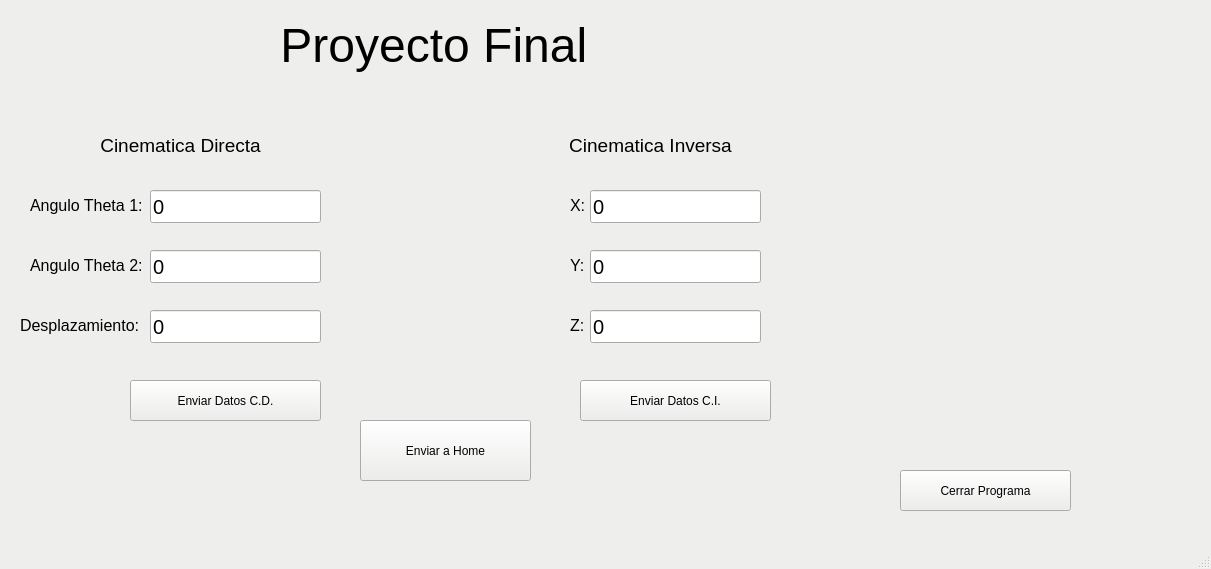
<?xml version="1.0" encoding="UTF-8"?>
<ui version="4.0">
 <class>MainWindow</class>
 <widget class="QMainWindow" name="MainWindow">
  <property name="geometry">
   <rect>
    <x>0</x>
    <y>0</y>
    <width>1211</width>
    <height>569</height>
   </rect>
  </property>
  <property name="minimumSize">
   <size>
    <width>881</width>
    <height>569</height>
   </size>
  </property>
  <property name="maximumSize">
   <size>
    <width>2000</width>
    <height>2000</height>
   </size>
  </property>
  <property name="palette">
   <palette>
    <active>
     <colorrole role="WindowText">
      <brush brushstyle="SolidPattern">
       <color alpha="255">
        <red>0</red>
        <green>0</green>
        <blue>0</blue>
       </color>
      </brush>
     </colorrole>
     <colorrole role="Button">
      <brush brushstyle="SolidPattern">
       <color alpha="255">
        <red>238</red>
        <green>238</green>
        <blue>236</blue>
       </color>
      </brush>
     </colorrole>
     <colorrole role="Light">
      <brush brushstyle="SolidPattern">
       <color alpha="255">
        <red>255</red>
        <green>255</green>
        <blue>255</blue>
       </color>
      </brush>
     </colorrole>
     <colorrole role="Midlight">
      <brush brushstyle="SolidPattern">
       <color alpha="255">
        <red>246</red>
        <green>246</green>
        <blue>245</blue>
       </color>
      </brush>
     </colorrole>
     <colorrole role="Dark">
      <brush brushstyle="SolidPattern">
       <color alpha="255">
        <red>119</red>
        <green>119</green>
        <blue>118</blue>
       </color>
      </brush>
     </colorrole>
     <colorrole role="Mid">
      <brush brushstyle="SolidPattern">
       <color alpha="255">
        <red>159</red>
        <green>159</green>
        <blue>157</blue>
       </color>
      </brush>
     </colorrole>
     <colorrole role="Text">
      <brush brushstyle="SolidPattern">
       <color alpha="255">
        <red>0</red>
        <green>0</green>
        <blue>0</blue>
       </color>
      </brush>
     </colorrole>
     <colorrole role="BrightText">
      <brush brushstyle="SolidPattern">
       <color alpha="255">
        <red>255</red>
        <green>255</green>
        <blue>255</blue>
       </color>
      </brush>
     </colorrole>
     <colorrole role="ButtonText">
      <brush brushstyle="SolidPattern">
       <color alpha="255">
        <red>0</red>
        <green>0</green>
        <blue>0</blue>
       </color>
      </brush>
     </colorrole>
     <colorrole role="Base">
      <brush brushstyle="SolidPattern">
       <color alpha="255">
        <red>255</red>
        <green>255</green>
        <blue>255</blue>
       </color>
      </brush>
     </colorrole>
     <colorrole role="Window">
      <brush brushstyle="SolidPattern">
       <color alpha="255">
        <red>238</red>
        <green>238</green>
        <blue>236</blue>
       </color>
      </brush>
     </colorrole>
     <colorrole role="Shadow">
      <brush brushstyle="SolidPattern">
       <color alpha="255">
        <red>0</red>
        <green>0</green>
        <blue>0</blue>
       </color>
      </brush>
     </colorrole>
     <colorrole role="AlternateBase">
      <brush brushstyle="SolidPattern">
       <color alpha="255">
        <red>246</red>
        <green>246</green>
        <blue>245</blue>
       </color>
      </brush>
     </colorrole>
     <colorrole role="ToolTipBase">
      <brush brushstyle="SolidPattern">
       <color alpha="255">
        <red>255</red>
        <green>255</green>
        <blue>220</blue>
       </color>
      </brush>
     </colorrole>
     <colorrole role="ToolTipText">
      <brush brushstyle="SolidPattern">
       <color alpha="255">
        <red>0</red>
        <green>0</green>
        <blue>0</blue>
       </color>
      </brush>
     </colorrole>
    </active>
    <inactive>
     <colorrole role="WindowText">
      <brush brushstyle="SolidPattern">
       <color alpha="255">
        <red>0</red>
        <green>0</green>
        <blue>0</blue>
       </color>
      </brush>
     </colorrole>
     <colorrole role="Button">
      <brush brushstyle="SolidPattern">
       <color alpha="255">
        <red>238</red>
        <green>238</green>
        <blue>236</blue>
       </color>
      </brush>
     </colorrole>
     <colorrole role="Light">
      <brush brushstyle="SolidPattern">
       <color alpha="255">
        <red>255</red>
        <green>255</green>
        <blue>255</blue>
       </color>
      </brush>
     </colorrole>
     <colorrole role="Midlight">
      <brush brushstyle="SolidPattern">
       <color alpha="255">
        <red>246</red>
        <green>246</green>
        <blue>245</blue>
       </color>
      </brush>
     </colorrole>
     <colorrole role="Dark">
      <brush brushstyle="SolidPattern">
       <color alpha="255">
        <red>119</red>
        <green>119</green>
        <blue>118</blue>
       </color>
      </brush>
     </colorrole>
     <colorrole role="Mid">
      <brush brushstyle="SolidPattern">
       <color alpha="255">
        <red>159</red>
        <green>159</green>
        <blue>157</blue>
       </color>
      </brush>
     </colorrole>
     <colorrole role="Text">
      <brush brushstyle="SolidPattern">
       <color alpha="255">
        <red>0</red>
        <green>0</green>
        <blue>0</blue>
       </color>
      </brush>
     </colorrole>
     <colorrole role="BrightText">
      <brush brushstyle="SolidPattern">
       <color alpha="255">
        <red>255</red>
        <green>255</green>
        <blue>255</blue>
       </color>
      </brush>
     </colorrole>
     <colorrole role="ButtonText">
      <brush brushstyle="SolidPattern">
       <color alpha="255">
        <red>0</red>
        <green>0</green>
        <blue>0</blue>
       </color>
      </brush>
     </colorrole>
     <colorrole role="Base">
      <brush brushstyle="SolidPattern">
       <color alpha="255">
        <red>255</red>
        <green>255</green>
        <blue>255</blue>
       </color>
      </brush>
     </colorrole>
     <colorrole role="Window">
      <brush brushstyle="SolidPattern">
       <color alpha="255">
        <red>238</red>
        <green>238</green>
        <blue>236</blue>
       </color>
      </brush>
     </colorrole>
     <colorrole role="Shadow">
      <brush brushstyle="SolidPattern">
       <color alpha="255">
        <red>0</red>
        <green>0</green>
        <blue>0</blue>
       </color>
      </brush>
     </colorrole>
     <colorrole role="AlternateBase">
      <brush brushstyle="SolidPattern">
       <color alpha="255">
        <red>246</red>
        <green>246</green>
        <blue>245</blue>
       </color>
      </brush>
     </colorrole>
     <colorrole role="ToolTipBase">
      <brush brushstyle="SolidPattern">
       <color alpha="255">
        <red>255</red>
        <green>255</green>
        <blue>220</blue>
       </color>
      </brush>
     </colorrole>
     <colorrole role="ToolTipText">
      <brush brushstyle="SolidPattern">
       <color alpha="255">
        <red>0</red>
        <green>0</green>
        <blue>0</blue>
       </color>
      </brush>
     </colorrole>
    </inactive>
    <disabled>
     <colorrole role="WindowText">
      <brush brushstyle="SolidPattern">
       <color alpha="255">
        <red>119</red>
        <green>119</green>
        <blue>118</blue>
       </color>
      </brush>
     </colorrole>
     <colorrole role="Button">
      <brush brushstyle="SolidPattern">
       <color alpha="255">
        <red>238</red>
        <green>238</green>
        <blue>236</blue>
       </color>
      </brush>
     </colorrole>
     <colorrole role="Light">
      <brush brushstyle="SolidPattern">
       <color alpha="255">
        <red>255</red>
        <green>255</green>
        <blue>255</blue>
       </color>
      </brush>
     </colorrole>
     <colorrole role="Midlight">
      <brush brushstyle="SolidPattern">
       <color alpha="255">
        <red>246</red>
        <green>246</green>
        <blue>245</blue>
       </color>
      </brush>
     </colorrole>
     <colorrole role="Dark">
      <brush brushstyle="SolidPattern">
       <color alpha="255">
        <red>119</red>
        <green>119</green>
        <blue>118</blue>
       </color>
      </brush>
     </colorrole>
     <colorrole role="Mid">
      <brush brushstyle="SolidPattern">
       <color alpha="255">
        <red>159</red>
        <green>159</green>
        <blue>157</blue>
       </color>
      </brush>
     </colorrole>
     <colorrole role="Text">
      <brush brushstyle="SolidPattern">
       <color alpha="255">
        <red>119</red>
        <green>119</green>
        <blue>118</blue>
       </color>
      </brush>
     </colorrole>
     <colorrole role="BrightText">
      <brush brushstyle="SolidPattern">
       <color alpha="255">
        <red>255</red>
        <green>255</green>
        <blue>255</blue>
       </color>
      </brush>
     </colorrole>
     <colorrole role="ButtonText">
      <brush brushstyle="SolidPattern">
       <color alpha="255">
        <red>119</red>
        <green>119</green>
        <blue>118</blue>
       </color>
      </brush>
     </colorrole>
     <colorrole role="Base">
      <brush brushstyle="SolidPattern">
       <color alpha="255">
        <red>238</red>
        <green>238</green>
        <blue>236</blue>
       </color>
      </brush>
     </colorrole>
     <colorrole role="Window">
      <brush brushstyle="SolidPattern">
       <color alpha="255">
        <red>238</red>
        <green>238</green>
        <blue>236</blue>
       </color>
      </brush>
     </colorrole>
     <colorrole role="Shadow">
      <brush brushstyle="SolidPattern">
       <color alpha="255">
        <red>0</red>
        <green>0</green>
        <blue>0</blue>
       </color>
      </brush>
     </colorrole>
     <colorrole role="AlternateBase">
      <brush brushstyle="SolidPattern">
       <color alpha="255">
        <red>238</red>
        <green>238</green>
        <blue>236</blue>
       </color>
      </brush>
     </colorrole>
     <colorrole role="ToolTipBase">
      <brush brushstyle="SolidPattern">
       <color alpha="255">
        <red>255</red>
        <green>255</green>
        <blue>220</blue>
       </color>
      </brush>
     </colorrole>
     <colorrole role="ToolTipText">
      <brush brushstyle="SolidPattern">
       <color alpha="255">
        <red>0</red>
        <green>0</green>
        <blue>0</blue>
       </color>
      </brush>
     </colorrole>
    </disabled>
   </palette>
  </property>
  <property name="windowTitle">
   <string>Robotica </string>
  </property>
  <property name="windowIcon">
   <iconset>
    <normaloff>imagen.png</normaloff>imagen.png</iconset>
  </property>
  <widget class="QWidget" name="centralwidget">
   <widget class="QLabel" name="label">
    <property name="geometry">
     <rect>
      <x>270</x>
      <y>10</y>
      <width>341</width>
      <height>71</height>
     </rect>
    </property>
    <property name="text">
     <string>&lt;html&gt;&lt;head/&gt;&lt;body&gt;&lt;p align=&quot;center&quot;&gt;&lt;span style=&quot; font-size:36pt;&quot;&gt;Proyecto Final &lt;/span&gt;&lt;/p&gt;&lt;/body&gt;&lt;/html&gt;</string>
    </property>
   </widget>
   <widget class="QLabel" name="label_2">
    <property name="geometry">
     <rect>
      <x>90</x>
      <y>130</y>
      <width>181</width>
      <height>31</height>
     </rect>
    </property>
    <property name="text">
     <string>&lt;html&gt;&lt;head/&gt;&lt;body&gt;&lt;p align=&quot;center&quot;&gt;&lt;span style=&quot; font-size:14pt;&quot;&gt;Cinematica Directa&lt;/span&gt;&lt;/p&gt;&lt;/body&gt;&lt;/html&gt;</string>
    </property>
   </widget>
   <widget class="QLabel" name="label_3">
    <property name="geometry">
     <rect>
      <x>560</x>
      <y>130</y>
      <width>181</width>
      <height>31</height>
     </rect>
    </property>
    <property name="text">
     <string>&lt;html&gt;&lt;head/&gt;&lt;body&gt;&lt;p align=&quot;center&quot;&gt;&lt;span style=&quot; font-size:14pt;&quot;&gt;Cinematica Inversa&lt;/span&gt;&lt;/p&gt;&lt;/body&gt;&lt;/html&gt;</string>
    </property>
   </widget>
   <widget class="QLabel" name="label_4">
    <property name="geometry">
     <rect>
      <x>30</x>
      <y>190</y>
      <width>121</width>
      <height>31</height>
     </rect>
    </property>
    <property name="text">
     <string>&lt;html&gt;&lt;head/&gt;&lt;body&gt;&lt;p&gt;&lt;span style=&quot; font-size:12pt;&quot;&gt;Angulo Theta 1:&lt;/span&gt;&lt;/p&gt;&lt;/body&gt;&lt;/html&gt;</string>
    </property>
   </widget>
   <widget class="QLineEdit" name="T1">
    <property name="geometry">
     <rect>
      <x>150</x>
      <y>190</y>
      <width>171</width>
      <height>33</height>
     </rect>
    </property>
    <property name="font">
     <font>
      <pointsize>15</pointsize>
     </font>
    </property>
    <property name="text">
     <string>0</string>
    </property>
   </widget>
   <widget class="QLabel" name="label_5">
    <property name="geometry">
     <rect>
      <x>30</x>
      <y>250</y>
      <width>121</width>
      <height>31</height>
     </rect>
    </property>
    <property name="text">
     <string>&lt;html&gt;&lt;head/&gt;&lt;body&gt;&lt;p&gt;&lt;span style=&quot; font-size:12pt;&quot;&gt;Angulo Theta 2:&lt;/span&gt;&lt;/p&gt;&lt;/body&gt;&lt;/html&gt;</string>
    </property>
   </widget>
   <widget class="QLineEdit" name="T2">
    <property name="geometry">
     <rect>
      <x>150</x>
      <y>250</y>
      <width>171</width>
      <height>33</height>
     </rect>
    </property>
    <property name="font">
     <font>
      <pointsize>15</pointsize>
     </font>
    </property>
    <property name="text">
     <string>0</string>
    </property>
   </widget>
   <widget class="QLabel" name="label_6">
    <property name="geometry">
     <rect>
      <x>20</x>
      <y>310</y>
      <width>131</width>
      <height>31</height>
     </rect>
    </property>
    <property name="text">
     <string>&lt;html&gt;&lt;head/&gt;&lt;body&gt;&lt;p&gt;&lt;span style=&quot; font-size:12pt;&quot;&gt;Desplazamiento:&lt;/span&gt;&lt;/p&gt;&lt;/body&gt;&lt;/html&gt;</string>
    </property>
   </widget>
   <widget class="QLineEdit" name="E1">
    <property name="geometry">
     <rect>
      <x>150</x>
      <y>310</y>
      <width>171</width>
      <height>33</height>
     </rect>
    </property>
    <property name="font">
     <font>
      <pointsize>15</pointsize>
     </font>
    </property>
    <property name="text">
     <string>0</string>
    </property>
   </widget>
   <widget class="QPushButton" name="BCD">
    <property name="geometry">
     <rect>
      <x>130</x>
      <y>380</y>
      <width>191</width>
      <height>41</height>
     </rect>
    </property>
    <property name="text">
     <string>Enviar Datos C.D.</string>
    </property>
   </widget>
   <widget class="QPushButton" name="BCI">
    <property name="geometry">
     <rect>
      <x>580</x>
      <y>380</y>
      <width>191</width>
      <height>41</height>
     </rect>
    </property>
    <property name="text">
     <string>Enviar Datos C.I.</string>
    </property>
   </widget>
   <widget class="QLabel" name="label_7">
    <property name="geometry">
     <rect>
      <x>570</x>
      <y>190</y>
      <width>21</width>
      <height>31</height>
     </rect>
    </property>
    <property name="text">
     <string>&lt;html&gt;&lt;head/&gt;&lt;body&gt;&lt;p&gt;&lt;span style=&quot; font-size:12pt;&quot;&gt;X:&lt;/span&gt;&lt;/p&gt;&lt;/body&gt;&lt;/html&gt;</string>
    </property>
   </widget>
   <widget class="QLineEdit" name="X">
    <property name="geometry">
     <rect>
      <x>590</x>
      <y>190</y>
      <width>171</width>
      <height>33</height>
     </rect>
    </property>
    <property name="font">
     <font>
      <pointsize>15</pointsize>
     </font>
    </property>
    <property name="text">
     <string>0</string>
    </property>
   </widget>
   <widget class="QLabel" name="label_8">
    <property name="geometry">
     <rect>
      <x>570</x>
      <y>250</y>
      <width>21</width>
      <height>31</height>
     </rect>
    </property>
    <property name="text">
     <string>&lt;html&gt;&lt;head/&gt;&lt;body&gt;&lt;p&gt;&lt;span style=&quot; font-size:12pt;&quot;&gt;Y:&lt;/span&gt;&lt;/p&gt;&lt;/body&gt;&lt;/html&gt;</string>
    </property>
   </widget>
   <widget class="QLineEdit" name="Z">
    <property name="geometry">
     <rect>
      <x>590</x>
      <y>310</y>
      <width>171</width>
      <height>33</height>
     </rect>
    </property>
    <property name="font">
     <font>
      <pointsize>15</pointsize>
     </font>
    </property>
    <property name="text">
     <string>0</string>
    </property>
   </widget>
   <widget class="QLineEdit" name="Y">
    <property name="geometry">
     <rect>
      <x>590</x>
      <y>250</y>
      <width>171</width>
      <height>33</height>
     </rect>
    </property>
    <property name="font">
     <font>
      <pointsize>15</pointsize>
     </font>
    </property>
    <property name="text">
     <string>0</string>
    </property>
   </widget>
   <widget class="QLabel" name="label_9">
    <property name="geometry">
     <rect>
      <x>570</x>
      <y>310</y>
      <width>21</width>
      <height>31</height>
     </rect>
    </property>
    <property name="text">
     <string>&lt;html&gt;&lt;head/&gt;&lt;body&gt;&lt;p&gt;&lt;span style=&quot; font-size:12pt;&quot;&gt;Z:&lt;/span&gt;&lt;/p&gt;&lt;/body&gt;&lt;/html&gt;</string>
    </property>
   </widget>
   <widget class="QPushButton" name="Home">
    <property name="geometry">
     <rect>
      <x>360</x>
      <y>420</y>
      <width>171</width>
      <height>61</height>
     </rect>
    </property>
    <property name="text">
     <string>Enviar a Home</string>
    </property>
   </widget>
   <widget class="QPushButton" name="Cerrar">
    <property name="geometry">
     <rect>
      <x>900</x>
      <y>470</y>
      <width>171</width>
      <height>41</height>
     </rect>
    </property>
    <property name="text">
     <string>Cerrar Programa</string>
    </property>
   </widget>
   <widget class="QLabel" name="label_10">
    <property name="geometry">
     <rect>
      <x>340</x>
      <y>160</y>
      <width>201</width>
      <height>231</height>
     </rect>
    </property>
    <property name="text">
     <string/>
    </property>
    <property name="pixmap">
     <pixmap>imagen.png</pixmap>
    </property>
    <property name="scaledContents">
     <bool>true</bool>
    </property>
   </widget>
   <widget class="MplWidget" name="MplWidget" native="true">
    <property name="geometry">
     <rect>
      <x>810</x>
      <y>120</y>
      <width>371</width>
      <height>271</height>
     </rect>
    </property>
   </widget>
  </widget>
  <widget class="QMenuBar" name="menubar">
   <property name="geometry">
    <rect>
     <x>0</x>
     <y>0</y>
     <width>1211</width>
     <height>25</height>
    </rect>
   </property>
  </widget>
  <widget class="QStatusBar" name="statusbar"/>
 </widget>
 <customwidgets>
  <customwidget>
   <class>MplWidget</class>
   <extends>QWidget</extends>
   <header>mplwidget.h</header>
   <container>1</container>
  </customwidget>
 </customwidgets>
 <resources/>
 <connections/>
</ui>
